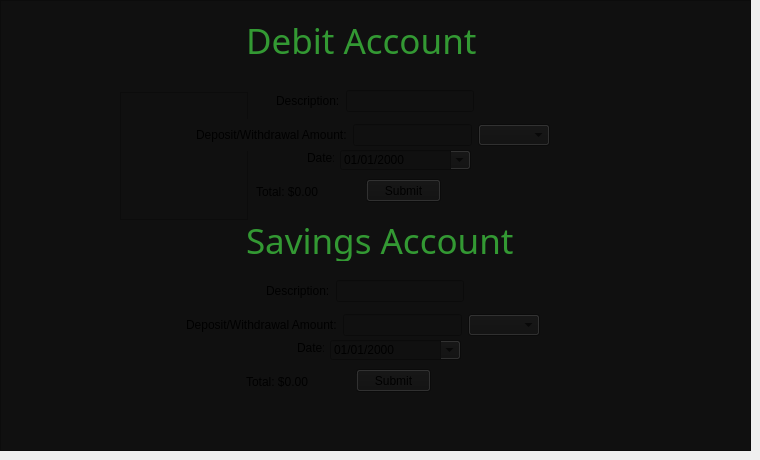
     <widget class="QWidget" name="page_9">
      <widget class="QFrame" name="frame_11">
       <property name="geometry">
        <rect>
         <x>0</x>
         <y>0</y>
         <width>751</width>
         <height>451</height>
        </rect>
       </property>
       <property name="styleSheet">
        <string notr="true">background: #101010;</string>
       </property>
       <property name="frameShape">
        <enum>QFrame::StyledPanel</enum>
       </property>
       <property name="frameShadow">
        <enum>QFrame::Raised</enum>
       </property>
       <widget class="QLabel" name="loggedUserHeader_2">
        <property name="geometry">
         <rect>
          <x>200</x>
          <y>20</y>
          <width>381</width>
          <height>41</height>
         </rect>
        </property>
        <property name="font">
         <font>
          <family>Droid Sans</family>
          <pointsize>-1</pointsize>
         </font>
        </property>
        <property name="styleSheet">
         <string notr="true">text-align: center;
color: #393;
margin: 0 auto;
font-size: 35px;
font-family: 'Droid Sans';</string>
        </property>
        <property name="text">
         <string>Debit Account</string>
        </property>
       </widget>
       <widget class="QLabel" name="nameLabel_2">
        <property name="geometry">
         <rect>
          <x>124</x>
          <y>248</y>
          <width>241</width>
          <height>16</height>
         </rect>
        </property>
        <property name="styleSheet">
         <string notr="true">color: #fefefe;</string>
        </property>
        <property name="text">
         <string/>
        </property>
       </widget>
       <widget class="QLabel" name="rankLabel_2">
        <property name="geometry">
         <rect>
          <x>124</x>
          <y>278</y>
          <width>201</width>
          <height>16</height>
         </rect>
        </property>
        <property name="styleSheet">
         <string notr="true">color: #fefefe;</string>
        </property>
        <property name="text">
         <string/>
        </property>
       </widget>
       <widget class="QLabel" name="emailLabel_2">
        <property name="geometry">
         <rect>
          <x>124</x>
          <y>306</y>
          <width>201</width>
          <height>16</height>
         </rect>
        </property>
        <property name="styleSheet">
         <string notr="true">color: #fefefe;</string>
        </property>
        <property name="text">
         <string/>
        </property>
       </widget>
       <widget class="QFrame" name="frame_12">
        <property name="geometry">
         <rect>
          <x>120</x>
          <y>92</y>
          <width>128</width>
          <height>128</height>
         </rect>
        </property>
        <property name="styleSheet">
         <string notr="true"/>
        </property>
        <property name="frameShape">
         <enum>QFrame::StyledPanel</enum>
        </property>
        <property name="frameShadow">
         <enum>QFrame::Raised</enum>
        </property>
       </widget>
       <widget class="QLabel" name="loggedUserHeader_3">
        <property name="geometry">
         <rect>
          <x>200</x>
          <y>220</y>
          <width>381</width>
          <height>41</height>
         </rect>
        </property>
        <property name="font">
         <font>
          <family>Droid Sans</family>
          <pointsize>-1</pointsize>
         </font>
        </property>
        <property name="styleSheet">
         <string notr="true">text-align: center;
color: #393;
margin: 0 auto;
font-size: 35px;
font-family: 'Droid Sans';</string>
        </property>
        <property name="text">
         <string>Savings Account</string>
        </property>
       </widget>
       <widget class="QPushButton" name="pushButtonSubmit">
        <property name="geometry">
         <rect>
          <x>366</x>
          <y>179</y>
          <width>75</width>
          <height>23</height>
         </rect>
        </property>
        <property name="text">
         <string>Submit</string>
        </property>
        <property name="autoDefault">
         <bool>false</bool>
        </property>
        <property name="default">
         <bool>false</bool>
        </property>
       </widget>
       <widget class="QLabel" name="labelDate">
        <property name="geometry">
         <rect>
          <x>307</x>
          <y>150</y>
          <width>27</width>
          <height>16</height>
         </rect>
        </property>
        <property name="text">
         <string>Date:</string>
        </property>
       </widget>
       <widget class="QWidget" name="layoutWidget2">
        <property name="geometry">
         <rect>
          <x>276</x>
          <y>89</y>
          <width>198</width>
          <height>24</height>
         </rect>
        </property>
        <layout class="QHBoxLayout" name="horizontalLayout_3">
         <item>
          <widget class="QLabel" name="labelDescription">
           <property name="text">
            <string>Description:</string>
           </property>
          </widget>
         </item>
         <item>
          <widget class="QLineEdit" name="lineEditDescription">
           <property name="frame">
            <bool>true</bool>
           </property>
           <property name="clearButtonEnabled">
            <bool>true</bool>
           </property>
          </widget>
         </item>
        </layout>
       </widget>
       <widget class="QLabel" name="labelTotal">
        <property name="geometry">
         <rect>
          <x>256</x>
          <y>184</y>
          <width>111</width>
          <height>16</height>
         </rect>
        </property>
        <property name="text">
         <string>Total: $0.00</string>
        </property>
       </widget>
       <widget class="QWidget" name="layoutWidget">
        <property name="geometry">
         <rect>
          <x>196</x>
          <y>119</y>
          <width>354</width>
          <height>32</height>
         </rect>
        </property>
        <layout class="QHBoxLayout" name="horizontalLayout_2">
         <item>
          <widget class="QLabel" name="labelDepositWithdrAmount">
           <property name="text">
            <string>Deposit/Withdrawal Amount:</string>
           </property>
          </widget>
         </item>
         <item>
          <widget class="QLineEdit" name="lineEditDepWithdr">
           <property name="inputMask">
            <string/>
           </property>
           <property name="text">
            <string/>
           </property>
           <property name="clearButtonEnabled">
            <bool>true</bool>
           </property>
          </widget>
         </item>
         <item>
          <widget class="QComboBox" name="comboBoxMode">
           <property name="currentText">
            <string/>
           </property>
           <property name="maxVisibleItems">
            <number>2</number>
           </property>
          </widget>
         </item>
        </layout>
       </widget>
       <widget class="QDateEdit" name="dateEdit">
        <property name="geometry">
         <rect>
          <x>340</x>
          <y>150</y>
          <width>131</width>
          <height>20</height>
         </rect>
        </property>
        <property name="sizePolicy">
         <sizepolicy hsizetype="Minimum" vsizetype="Fixed">
          <horstretch>0</horstretch>
          <verstretch>0</verstretch>
         </sizepolicy>
        </property>
        <property name="wrapping">
         <bool>true</bool>
        </property>
        <property name="readOnly">
         <bool>false</bool>
        </property>
        <property name="accelerated">
         <bool>true</bool>
        </property>
        <property name="showGroupSeparator" stdset="0">
         <bool>false</bool>
        </property>
        <property name="minimumDate">
         <date>
          <year>1951</year>
          <month>1</month>
          <day>1</day>
         </date>
        </property>
        <property name="currentSection">
         <enum>QDateTimeEdit::MonthSection</enum>
        </property>
        <property name="displayFormat">
         <string>MM/dd/yyyy</string>
        </property>
        <property name="calendarPopup">
         <bool>true</bool>
        </property>
       </widget>
       <widget class="QPushButton" name="pushButtonSubmit_2">
        <property name="geometry">
         <rect>
          <x>356</x>
          <y>369</y>
          <width>75</width>
          <height>23</height>
         </rect>
        </property>
        <property name="text">
         <string>Submit</string>
        </property>
        <property name="autoDefault">
         <bool>false</bool>
        </property>
        <property name="default">
         <bool>false</bool>
        </property>
       </widget>
       <widget class="QLabel" name="labelDate_2">
        <property name="geometry">
         <rect>
          <x>297</x>
          <y>340</y>
          <width>27</width>
          <height>16</height>
         </rect>
        </property>
        <property name="text">
         <string>Date:</string>
        </property>
       </widget>
       <widget class="QWidget" name="layoutWidget2_2">
        <property name="geometry">
         <rect>
          <x>266</x>
          <y>279</y>
          <width>198</width>
          <height>24</height>
         </rect>
        </property>
        <layout class="QHBoxLayout" name="horizontalLayout_4">
         <item>
          <widget class="QLabel" name="labelDescription_2">
           <property name="text">
            <string>Description:</string>
           </property>
          </widget>
         </item>
         <item>
          <widget class="QLineEdit" name="lineEditDescription_2">
           <property name="frame">
            <bool>true</bool>
           </property>
           <property name="clearButtonEnabled">
            <bool>true</bool>
           </property>
          </widget>
         </item>
        </layout>
       </widget>
       <widget class="QLabel" name="labelTotal_2">
        <property name="geometry">
         <rect>
          <x>246</x>
          <y>374</y>
          <width>111</width>
          <height>16</height>
         </rect>
        </property>
        <property name="text">
         <string>Total: $0.00</string>
        </property>
       </widget>
       <widget class="QWidget" name="layoutWidget_2">
        <property name="geometry">
         <rect>
          <x>186</x>
          <y>309</y>
          <width>354</width>
          <height>32</height>
         </rect>
        </property>
        <layout class="QHBoxLayout" name="horizontalLayout_5">
         <item>
          <widget class="QLabel" name="labelDepositWithdrAmount_2">
           <property name="text">
            <string>Deposit/Withdrawal Amount:</string>
           </property>
          </widget>
         </item>
         <item>
          <widget class="QLineEdit" name="lineEditDepWithdr_2">
           <property name="inputMask">
            <string/>
           </property>
           <property name="text">
            <string/>
           </property>
           <property name="clearButtonEnabled">
            <bool>true</bool>
           </property>
          </widget>
         </item>
         <item>
          <widget class="QComboBox" name="comboBoxMode_2">
           <property name="currentText">
            <string/>
           </property>
           <property name="maxVisibleItems">
            <number>2</number>
           </property>
          </widget>
         </item>
        </layout>
       </widget>
       <widget class="QDateEdit" name="dateEdit_2">
        <property name="geometry">
         <rect>
          <x>330</x>
          <y>340</y>
          <width>131</width>
          <height>20</height>
         </rect>
        </property>
        <property name="sizePolicy">
         <sizepolicy hsizetype="Minimum" vsizetype="Fixed">
          <horstretch>0</horstretch>
          <verstretch>0</verstretch>
         </sizepolicy>
        </property>
        <property name="wrapping">
         <bool>true</bool>
        </property>
        <property name="readOnly">
         <bool>false</bool>
        </property>
        <property name="accelerated">
         <bool>true</bool>
        </property>
        <property name="showGroupSeparator" stdset="0">
         <bool>false</bool>
        </property>
        <property name="minimumDate">
         <date>
          <year>1951</year>
          <month>1</month>
          <day>1</day>
         </date>
        </property>
        <property name="currentSection">
         <enum>QDateTimeEdit::MonthSection</enum>
        </property>
        <property name="displayFormat">
         <string>MM/dd/yyyy</string>
        </property>
        <property name="calendarPopup">
         <bool>true</bool>
        </property>
       </widget>
      </widget>
     </widget>
